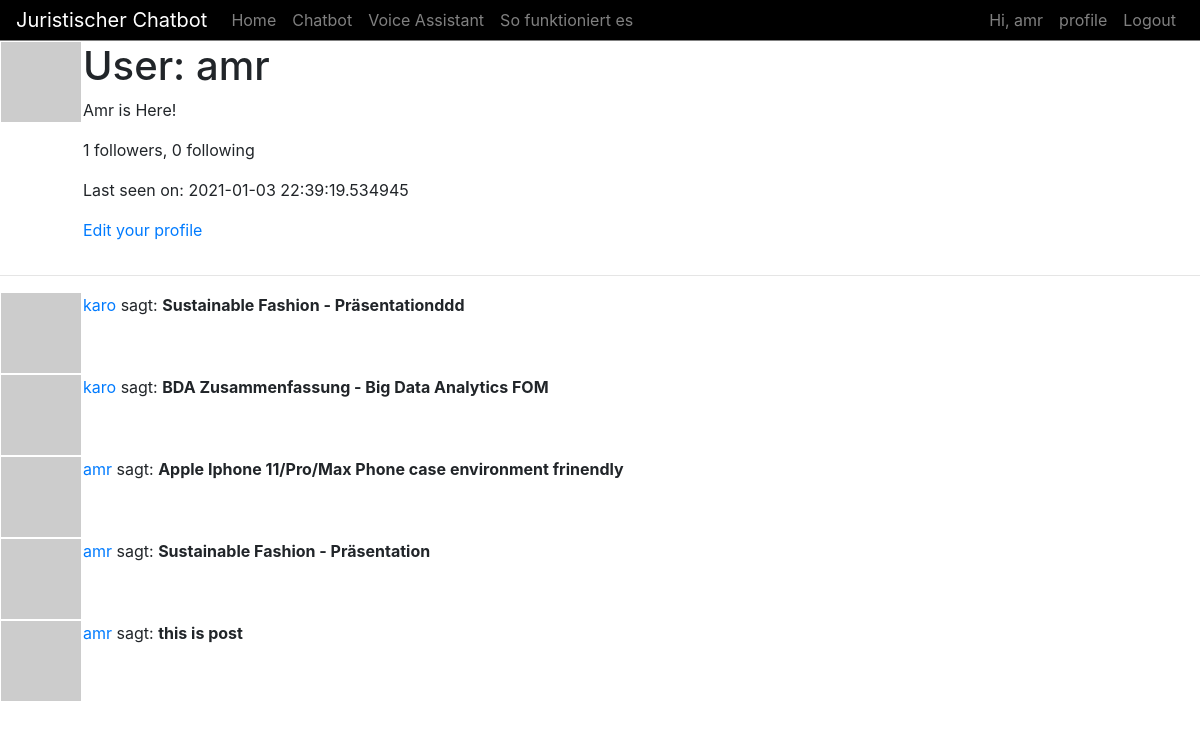
Screenshot of /user/amr (signed in) with the database file from the repository.
### app/models.py (models this page shows, shortened)
class User(UserMixin, db.Model):
	id = db.Column(db.Integer, primary_key=True)
	username = db.Column(db.String(64), index=True, unique=True)
	email = db.Column(db.String(128), index=True, unique=True)
	password_hash = db.Column(db.String(128))
	posts = db.relationship('Post', backref='author', lazy='dynamic')
	about_me = db.Column(db.String(140), default='test')
	last_seen = db.Column(db.DateTime, default=datetime.utcnow)
	followed = db.relationship(
        'User', secondary=followers,
        primaryjoin=(followers.c.follower_id == id),
        secondaryjoin=(followers.c.followed_id == id),
        backref=db.backref('followers', lazy='dynamic'), lazy='dynamic')
	def avatar(self, size):
		digest = md5(self.email.lower().encode('utf-8')).hexdigest()
		return 'https://www.gravatar.com/avatar/{}?d=identicon&s={}'.format(digest, size)

class Post(db.Model):
	id = db.Column(db.Integer, primary_key=True)
	body = db.Column(db.String(140))
	timestamp = db.Column(db.DateTime, index=True, default=datetime.utcnow)
	user_id = db.Column(db.Integer, db.ForeignKey('user.id'))

### app/routes.py (the view)
@app.route('/user/<username>')
@login_required
def user(username):
	user = User.query.filter_by(username= username).first_or_404()
	page = request.args.get('page', 1, type=int)
	posts = Post.query.order_by(Post.timestamp.desc()).paginate(page, app.config['POSTS_PER_PAGE'], False)
	next_url = url_for('user', username=user.username, page=posts.next_num) if posts.has_next else None
	prev_url = url_for('user', username=user.username, page=posts.prev_num) if posts.has_next else None
	return render_template('user.html', user=user, posts=posts.items,
		next_url=next_url, prev_url=prev_url)

### app/models.py (called while the page is built)
@login.user_loader
def load_user(id):
	return User.query.get(int(id))

### app/routes.py (called while the page is built)
@app.before_request
def before_request():
	if current_user.is_authenticated:
		current_user.last_seen = datetime.utcnow()
		db.session.commit()

### app/templates/user.html (shortened to what this page needs)
{% extends 'base.html' %}
{% block bodyblock %}
<table>
   <tr valign="top">
      <td>
         <img src="{{ user.avatar(128) }}">
      </td>
      <td>
         <h1>User: {{ user.username }}</h1>
         {% if user.about_me %}
         <p>{{ user.about_me }}</p>
         {% endif %}
         <p>{{ user.followers.count() }} followers, {{ user.followed.count() }} following</p>
         {% if user.last_seen %}
         <p id='last_seen'>Last seen on: {{ user.last_seen }} </p>
         {% endif %}
         {% if user == current_user %}
         <p><a href="{{ url_for('edit_profile') }}">Edit your profile</a></p>
         {% elif not current_user.is_following(user) %}
         <p><a href="{{ url_for('follow', username=user.username) }}">Follow</a></p>
         {% else %}
         <p><a href="{{ url_for('unfollow', username=user.username) }}">Unfollow</a></p>
         {% endif %}
      </td>
   </tr>
</table>
<hr>
{% for post in posts %}
{% include "_post.html" %}
{% endfor %}
{% endblock %}

### app/templates/base.html (shortened to what this page needs)
<!DOCTYPE html>
<html lang="de">
   <head>
      <link rel="stylesheet" href="{{ url_for('static', filename='css/index.css') }}">
      <link rel="stylesheet" href="https://cdn.jsdelivr.net/npm/bootstrap@4.5.3/dist/css/bootstrap.min.css">
      <link rel="stylesheet" href="https://cdnjs.cloudflare.com/ajax/libs/normalize/5.0.0/normalize.min.css">
      <link rel='stylesheet prefetch' href='https://cdnjs.cloudflare.com/ajax/libs/malihu-custom-scrollbar-plugin/3.1.3/jquery.mCustomScrollbar.min.css'>
   </head>
<nav style="height: 5vh; z-index: 10; background:black;" class="navbar navbar-expand-lg navbar-dark">
   <a style="" class="navbar-brand" href="{{ url_for('index') }}">Juristischer Chatbot</a>
   <div  style="" class="collapse navbar-collapse" id="navbarNav">
      <ul class="navbar-nav">
         <li class="nav-item">
            <a class="nav-link" href="{{ url_for('index') }}">Home <span class="sr-only">(current)</span></a>
         </li>
         <li class="nav-item">
            <a class="nav-link" href="{{ url_for('chatbot') }}">Chatbot</a>
         </li>
         <li class="nav-item">
            <a class="nav-link" href="{{ url_for('voice_assistant') }}">Voice Assistant</a>
         </li>
         <li class="nav-item">
            <a class="nav-link" href="#">So funktioniert es</a>
         </li>
      </ul>
   </div>
   <div class="collapse navbar-collapse" id="navbarTogglerDemo02">
      <ul class="navbar-nav ml-auto mt-2 mt-lg-0">
         {% if  current_user.is_authenticated%}
         <li class="nav-item">
            <a class="nav-link" href="{{ url_for('index') }}">Hi, {{current_user.username}}</a>
         </li>
         <li class="nav-item">
            <a class="nav-link" href="{{ url_for('user', username=current_user.username) }}">profile</a>
         </li>
         <li class="nav-item">
            <a class="nav-link" href="{{ url_for('logout') }}">Logout</a>
         </li>
         {% else %}
         <li class="nav-item">
            <a class="nav-link" href="{{ url_for('login') }}">Mein Konto</a>
         </li>
         {% endif %}
      </ul>
   </div>
</nav>
<div style="width: 100%;height: 1px; background:gray;"></div>
{% block bodyblock %}
{% endblock %}

### app/templates/_post.html
<table>
   <tr valign="top">
      <td>
         <img src="{{ post.author.avatar(36) }}">
      </td>
      <td>
         <a href="{{ url_for('user', username=post.author.username) }}">
         {{post.author.username}}
         </a>
         sagt: <b>{{ post.body }}</b>
      </td>
   </tr>
</table>

### app/static/css/index.css (style rules this page uses)
* { -webkit-box-sizing: border-box; -moz-box-sizing: border-box; box-sizing: border-box; }

### rows the page displays
User: username "amr", about_me "Amr is Here!", last_seen "2021-01-03 22:39:19.534945"
Post: author.username "karo", body "Sustainable Fashion - Präsentationddd"
Post: author.username "karo", body "BDA Zusammenfassung - Big Data Analytics FOM"
Post: author.username "amr", body "Apple Iphone 11/Pro/Max Phone case environment frinendly"
Post: author.username "amr", body "Sustainable Fashion - Präsentation"
Post: author.username "amr", body "this is post"

### other values shown
{{ user.followers.count() }} "1"
{{ user.followed.count() }} "0"
